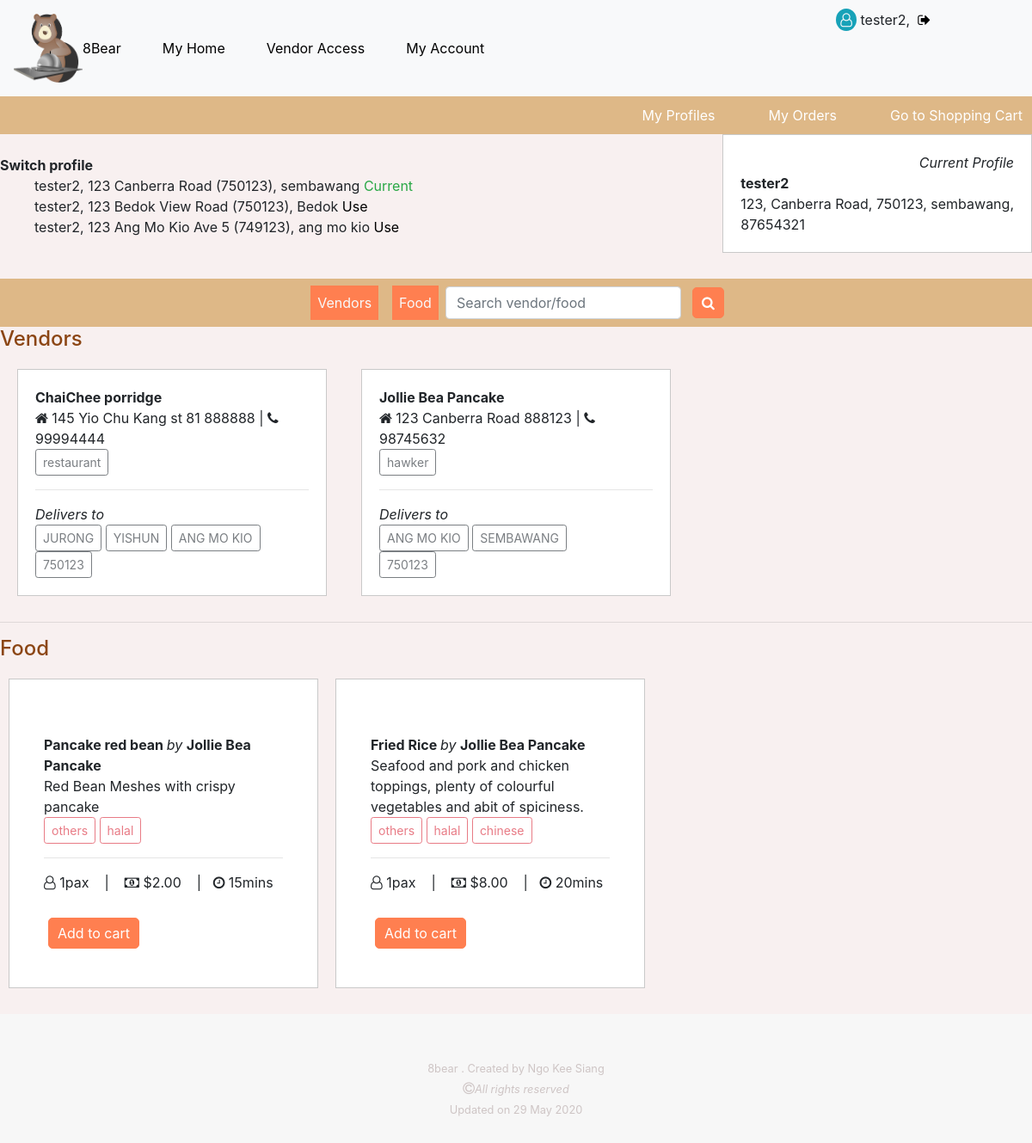
The app's page /index/ (signed in) with its own data.
### buyer/models.py (models this page shows)
class Buyer(models.Model):
    town = models.CharField(max_length=100, null=True, blank=False)
    postal_code = models.PositiveIntegerField(null=False, blank=False)
    block = models.PositiveSmallIntegerField( null=False, blank=False)
    street = models.CharField(max_length=254, null=False, blank=False)
    date_joined = models.DateTimeField(auto_now_add=True)
    contact = models.PositiveIntegerField(validators=[MinValueValidator(10000000), MaxValueValidator(99999999)], null=False, blank=False)
    user = models.ForeignKey(User, null=True, on_delete=models.SET_NULL)
    def __str__(self):
        return '%s, %s %s (%s), %s' % (self.user.username, self.block, self.street, self.postal_code, self.town)

### vendor/models.py (models this page shows)
class Vendor(models.Model):
    category = models.ManyToManyField(Category)
    postal_code = models.PositiveIntegerField( null=False, blank=False)
    name = models.CharField( max_length=100, null=False, blank=False)
    block = models.PositiveSmallIntegerField( null=False, blank=False)
    street = models.CharField(max_length=254, null=False, blank=False)
    contact = models.PositiveIntegerField(validators=[MinValueValidator(10000000), MaxValueValidator(99999999)], null=False, blank=False)
    date_joined = models.DateTimeField(auto_now_add=True)
    user = models.ForeignKey(User, null=True, on_delete=models.SET_NULL)
    user_contact = models.PositiveIntegerField(validators=[MinValueValidator(10000000), MaxValueValidator(99999999)], null=False, blank=False)
    license_number = models.CharField(max_length=10, null=False, blank=False)
    license_check = models.BooleanField(default=False)
    photo_url=models.URLField(max_length=1024, null=True, blank=True)
    vendordeliverytown = models.ManyToManyField(VendorDeliveryTown)
    vendordeliverypostal = models.ManyToManyField(VendorDeliveryPostal)
    def __str__(self):
        return self.name

class Category(models.Model):
    title = models.CharField(max_length=100, null=False, blank=False)
    def __str__(self):
        return self.title

class VendorDeliveryTown(models.Model):
    town = models.CharField( max_length=100, null=False, blank=False)
    def __str__(self):
        return str(self.town)

class VendorDeliveryPostal(models.Model):
    postal_code = models.PositiveIntegerField( null=False, blank=False)
    def __str__(self):
        return str(self.postal_code)

### food/models.py (models this page shows)
class Food(models.Model):
    vendor = models.ForeignKey(Vendor, null=False, blank=False, on_delete=models.CASCADE)
    tag = models.ManyToManyField(Tag)
    title = models.CharField(max_length=100, null=False, blank=False)
    description = models.TextField(null=False, blank=False)
    portion = models.PositiveSmallIntegerField( validators=[MinValueValidator(1), MaxValueValidator(99)] , default=1, null=False, blank=False )
    price = models.DecimalField(max_digits=8, decimal_places=2, null=False, blank=False)
    date_posted = models.DateTimeField(auto_now_add=True)
    date_edited = models.DateTimeField(auto_now_add=True)
    delivery_time = models.DecimalField(max_digits=3, decimal_places=0, null=False, blank=False)
    image = ImageField(blank=True, manual_crop="")
    def __str__(self):
        return self.title

class Tag(models.Model):
    title = models.CharField(max_length=100, null=False, blank=False)
    def __str__(self):
        return self.title

### buyer/views.py (the view)
# urls.py: path('index/', buyer.views.index, name='index_route'),
@login_required
def index(request):
    buyer_profiles = Buyer.objects.all().filter(user=request.user)
    default_buyer_object = Buyer.objects.all().filter(user=request.user)[:1]
    for i in default_buyer_object:
        default_buyer_id = i.id
    if buyer_profiles:
        current_buyer_profile = Buyer.objects.get(id=default_buyer_id)
        buyer_town = Buyer.objects.get(id=default_buyer_id).town.upper()
        buyer_postal = Buyer.objects.get(id=default_buyer_id).postal_code
        vendor_available_base_queries = Q(vendordeliverytown__town=buyer_town) | Q(vendordeliverypostal__postal_code__exact=buyer_postal)
        food_available_base_queries = Q(vendor__vendordeliverytown__town=buyer_town) | Q(vendor__vendordeliverypostal__postal_code__exact=buyer_postal)
        vendor_available = Vendor.objects.filter(vendor_available_base_queries).distinct()
        food_available = Food.objects.filter(food_available_base_queries).distinct()
    else:
        buyer_profiles = False
        vendor_available = False
        food_available = False
        default_buyer_id = False
        current_buyer_profile = False
    return render(request, 'buyer/buyer_index_page.html', {
        "buyer_profiles": buyer_profiles,
        "vendor_available": vendor_available,
        "food_available": food_available,
        "buyer_id": default_buyer_id,
        "current_buyer_profile": current_buyer_profile
    })

### buyer/templates/buyer/buyer_index_page.html (shortened to what this page needs)
{% extends 'base_template.html' %}
{% load static %}
{%block css%}
<link rel="stylesheet" href="{% static 'buyer_nav_bar.css' %}">
<link rel="stylesheet" href="{% static 'buyer_home_page.css' %}">
{%endblock%}
{%block content%}
<div class="right-nav-parent">
    <nav class="right-nav">
        <ul>
            <li> <a href="{% url 'show_buyer_profiles_route' %}"> My Profiles </a> </li>
        </ul>
        <ul>
            <li> <a href="{% url 'view_order_history_route' %}"> My Orders </a> </li>
        </ul>
        <ul>
            <li> <a href="{% url 'view_cart_route' %}" target="_blank"> Go to Shopping Cart </a> </li>
        </ul>
    </nav>
</div>
<div class="profile-section-one">
    <div class="psone-divone"><em>Current Profile</em></div>
    {% if current_buyer_profile %}
        <div class="psone-divtwo">
            <section> <strong> {{current_buyer_profile.user.username}} </strong> </section>
            <section>
                <span> {{current_buyer_profile.block}}, </span>
                <span> {{current_buyer_profile.street}}, </span>
                <span> {{current_buyer_profile.postal_code}}, </span>
                <span> {{current_buyer_profile.town}}, </span>
            </section>
            <section> {{current_buyer_profile.contact}} </section>
        </div>
    {%else%}
        <div> Nil </div>
    {%endif%}
</div>
<br>
<div class="profile-section-two">
    <section><strong> Switch profile </strong></section>
    <section>
        <ul>
            {% if buyer_profiles %}
            {%for i in buyer_profiles %}
                    <li> {{i}}
                    {% if i.id == buyer_id %}
                    <span class="text-success">
                     Current
                    </span>
                    {%else%} <a href="{% url 'index_by_profile_route' buyer_id=i.id %}"> Use  </a>
                    {%endif%}
                    </li>
            {%endfor%}
            {%else%}
            No profile yet. <a href="{% url 'create_buyer_profile_route' %}"> Create a profile</a> first to see any vendors that can deliver to you.
            {% endif %}
        </ul>
    </section>
</div>
<nav class="navbar navbar-expand-lg justify-content-center" id="filter-search-bar" style="clear:both;">
    {%if buyer_id %}
        <div>
            <ul class="navbar-nav mr-auto">
                <li class="nav-item dropdown mx-2 filter-dropdown">
                    <a class="nav-link text-light" href="#" id="VendorDropdown" role="button" data-toggle="dropdown" aria-haspopup="true" aria-expanded="false">
                    Vendors
                    </a>
                </li>
                <li class="nav-item dropdown mx-2 filter-dropdown">
                    <a class="nav-link text-light" href="#" id="FoodDropdown" role="button" data-toggle="dropdown" aria-haspopup="true" aria-expanded="false">
                    Food
                    </a>
                </li>
            </ul>
        </div>
        <div class="flex-shrink-1">
            <form class="form-inline my-2 my-lg-0" method="GET" action="{% url 'index_by_profile_route' buyer_id=buyer_id %}" style="flex-wrap:nowrap;">
                <input class="form-control mr-sm-2" type="text" name="search" placeholder="Search vendor/food" aria-label="Search">
                <button class="buyer-buttons my-2 my-sm-0" type="submit">
                <i class="fa fa-search"></i>
                </button>
            </form>
        </div>
    {%endif%}
</nav>
<h4 style="color:saddlebrown;"> Vendors </h4>
<div class="vendor-display">
    {%if vendor_available %}
        {%for i in vendor_available %}
        <div>
            <section><strong> {{i}} </strong> </section>
            <section>
                <span> <i class="fa fa-home" aria-hidden="true"></i> {{i.block}} {{i.street}} {{i.postal_code}} | </span>
                <span> <i class="fa fa-phone" aria-hidden="true"></i> {{i.contact}} </span>
            </section>
            <section> {%for j in i.category.all %} <button type="button" class="btn btn-outline-dark btn-sm" disabled>{{j}}</button> {%endfor%}</section>
            <hr>
            <section><em>Delivers to</em>
            <section> {%for j in i.vendordeliverytown.all %} <button type="button" class="btn btn-outline-dark btn-sm" disabled>{{j}}</button> {%endfor%}</section>
            <section> {%for j in i.vendordeliverypostal.all %} <button type="button" class="btn btn-outline-dark btn-sm" disabled>{{j}}</button> {%endfor%}</section>
        </div>
        {%endfor%}
    {%endif%}
</div>
<hr>
<h4 style="color:saddlebrown;"> Food </h4>
<div class="food-display">
{%if food_available %}
    {%for i in food_available %}
        <div class="food-box">
                <section>
                    <strong> {{i}} </strong>
                    <span> <em>by</em> <strong> {{i.vendor.name}} </strong></span>
                </section>
                <section> {{i.description}} </section>
                <section> {%for j in i.tag.all %} <button type="button" class="btn btn-outline-danger btn-sm" disabled> {{j}} </button> {%endfor%} </section>
                <hr>
                <section>
                    <span> <i class="fa fa-user-o" aria-hidden="true"></i> {{i.portion}}pax &nbsp;&nbsp; | </span>&nbsp;&nbsp;
                    <span> <i class="fa fa-money" aria-hidden="true"></i> ${{i.price}} &nbsp;&nbsp; |</span>&nbsp;&nbsp;
                    <span> <i class="fa fa-clock-o" aria-hidden="true"></i> {{i.delivery_time}}mins  </span>&nbsp;&nbsp;&nbsp;&nbsp;
                </section>
                <section>
                    {% if i.vendor.license_check %}
                    <span> <button class="buyer-buttons"><a href="{% url 'add_to_cart_route' buyer_id=buyer_id food_id=i.id %}"> Add to cart </a></button></span>
                    {% else %}
                    <br><br>
                    <span class="alert alert-warning"> Vendor pending verification. </span>
                    {%endif%}
                </section>
        </div>
    {%endfor%}
{%endif%}
</div>
{%endblock%}

### templates/base_template.html (shortened to what this page needs)
{% load static %}
<!doctype html>
<html lang="en">
  <head>
    <link rel="stylesheet" href="https://stackpath.bootstrapcdn.com/font-awesome/4.7.0/css/font-awesome.min.css">
    <link rel="stylesheet" href="https://stackpath.bootstrapcdn.com/bootstrap/4.5.0/css/bootstrap.min.css">
    <link rel="stylesheet" href="{% static 'style.css' %}">
    {% block css %} {%endblock%}
  </head>
  <body>
    <header>
        <nav class="navbar navbar-expand-lg navbar-light bg-light py-3">
            <img src="/static/images/8bearlogo.png" alt="8bear brand" width="80px" height="80px">
            <div class="collapse navbar-collapse" id="navbarSupportedContent">
                <ul class="navbar-nav">
            {%if request.user.is_authenticated %}
                <li class="nav-item mr-5 my-3 "> <a href="{% url 'view_home_route' %}" >8Bear</a> </li>
                <li class="nav-item mr-5 my-3 "> <a href="{% url 'index_route' %}">My Home</a> </li>
                <li class="nav-item mr-5 my-3"> <a href="{% url 'view_vendor_profiles_route' %}"> Vendor Access</a> </li>
                <li class="nav-item mr-5 my-3 "> <a href="{% url 'view_account_route' %}" >My Account</a> </li>
            {%else%}
                <li class="nav-item mr-5 my-3"> <a href="{% url 'account_signup' %}">Create Account</a> </li>
            {%endif%}
                </ul>
            </div>
        </nav>
        <div id="show-username">
        {%if request.user.is_authenticated %}
        <i class="fa fa-user-o bg-info text-light" id="show-user-font" aria-hidden="true"></i> {{request.user.username}},&nbsp;
        <span class="nav-item mr-5 my-3"> <a href="{% url 'account_logout' %}" > <i class="fa fa-sign-out" aria-hidden="true"></i> </a> </span>
        {%else%}
            <span class="nav-item mr-5 my-3"> <a href="{% url 'account_login' %}" >Login <i class="fa fa-sign-in" aria-hidden="true"></i></a> </span>
        {%endif%}
        </div>
    </header>
    <main>
    {%block content%} {%endblock%}
    </main>
    <footer>
        <div>
            <section> <small> 8bear . Created by <a href="https://github.com/ksngo" style="color:rgb(206, 197, 197);">Ngo Kee Siang</a> </small> </section>
            <section><i class="fa fa-copyright" aria-hidden="true"></i><em><small>All rights reserved</small></em> </section>
            <section><small> Updated on 29 May 2020</small> </section>
        </div>
    </footer>
  </body>
</html>

### static/style.css (style rules this page uses)
body { background-color:white; }
main { width: 100%; }
a { text-decoration:none !important; color:black; }
#show-username { min-width:80px; position:absolute; top:0; right:5%; padding: 10px; }
#show-user-font { padding:5px; border-radius:50%; }
footer { height:100px; background-color: rgb(247, 247, 247); padding-top:50px; padding-bottom:100px; color: rgb(206, 197, 197); }
footer div { text-align: center; }
.buyer-buttons { border:1px solid coral; padding:5px; padding-left:10px; padding-right:10px; border-radius:5px; background-color: coral; margin:5px; color:white; }
.buyer-buttons a { color:white; }

### static/buyer_nav_bar.css (style rules this page uses)
body { background-color:rgb(248, 240, 240); }
.right-nav-parent { width:100%; background-color:burlywood; }
.right-nav { display:flex; justify-content: flex-end; }
.right-nav ul { list-style:none; margin-bottom:10px; margin-top:10px; }
.right-nav a { color:white; padding:11px; }

### static/buyer_home_page.css (style rules this page uses)
.profile-section-one { float:right; margin-bottom:30px; border:1px solid rgba(170, 170, 170, 0.635); padding:20px; clear:both; background-color:white; }
.psone-divone { float:right; }
.psone-divtwo { clear:both; }
.profile-section-two { margin-bottom: 30px; }
.profile-section-two ul { list-style: none; }
#filter-search-bar { background-color:burlywood; }
.filter-dropdown { background-color: coral; }
.vendor-display { display:flex; flex-wrap:wrap; margin-top:20px; margin-bottom:20px; }
.vendor-display div { flex:20%; max-width:20%; border: 1px solid rgba(170, 170, 170, 0.635); margin-left:20px; margin-right:20px; padding:20px; background-color: white; margin-bottom:10px; }
.food-display { display:flex; flex-wrap:wrap; margin-top:20px; margin-bottom:20px; }
.food-box { flex:20%; max-width:20%; border: 1px solid rgba(170, 170, 170, 0.635); margin-left:10px; margin-right:10px; padding:40px; margin-bottom:10px; background-color:white; }
@media screen and (max-width:1440px) { .food-display div { flex: 30%; max-width: 30%; } }
@media screen and (max-width:1440px) { .vendor-display div { flex: 30%; max-width: 30%; } }

### records on screen
Buyer: user.username "tester2", block "123", street "Canberra Road", postal_code "750123", town "sembawang", contact "87654321", user+block+street "tester2, 123 Canberra Road (750123), sembawang", shows "Current"
Buyer: user+block+street "tester2, 123 Bedok View Road (750123), Bedok", shows "Use"
Buyer: user+block+street "tester2, 123 Ang Mo Kio Ave 5 (749123), ang mo kio", shows "Use"
Vendor: name "ChaiChee porridge", block "145", street "Yio Chu Kang st 81", postal_code "888888", contact "99994444"
Category: title "restaurant"
VendorDeliveryTown: town "JURONG"
VendorDeliveryTown: town "YISHUN"
VendorDeliveryTown: town "ANG MO KIO"
VendorDeliveryPostal: postal_code "750123"
Vendor: name "Jollie Bea Pancake", block "123", street "Canberra Road", postal_code "888123", contact "98745632"
Category: title "hawker"
VendorDeliveryTown: town "SEMBAWANG"
Food: title "Pancake red bean", vendor.name "Jollie Bea Pancake", description "Red Bean Meshes with crispy pancake", portion "1", price "2.00", delivery_time "15", shows "Add to cart"
Tag: title "others"
Tag: title "halal"
Food: title "Fried Rice", vendor.name "Jollie Bea Pancake", description "Seafood and pork and chicken toppings, plenty of colourful vegetables and abit of spiciness.", portion "1", price "8.00", delivery_time "20", shows "Add to cart"
Tag: title "chinese"

### other values on screen
{{ request.user.username }} "tester2"
